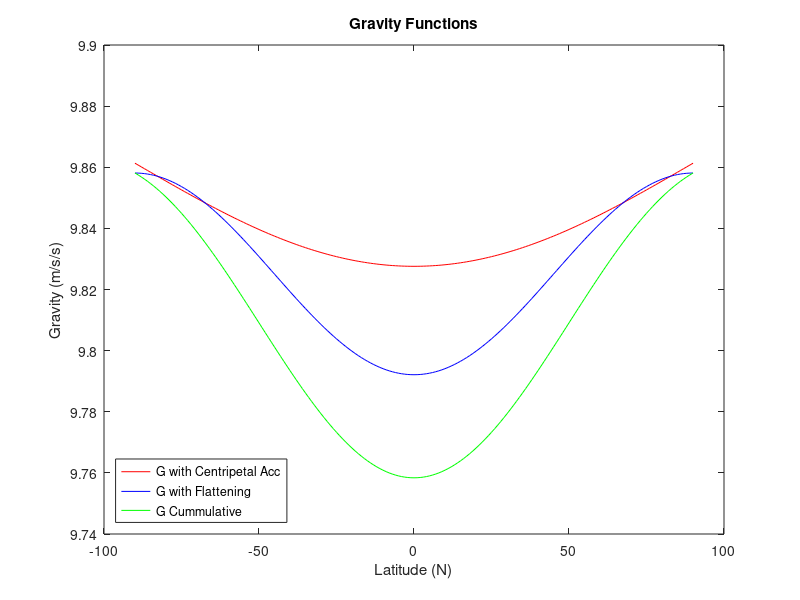

This chart was generated by the following MATLAB code:
%% Calculating difference between lunar noon and lunar midnight

re = 6.378*10^6; % radius of earth (m)
rm = 3.8*10^8; % distance from center of earth to center of moon
mm = 7.3*10^22; % mass of the moon in kg
G = 6.67*10^-11; % Gravitational constant
% Force of gravity as a function of mass and distance
%      F = G(m1m2)/r^2
%      F = ma // so equilibrate forces and mass of the point is cancelled

% lunar noon, directly above so distance from center earth to moon - radius
% of earth
an = (G*(mm))/((rm - re)^2);

% lunar midnight, other side of earth. so distance to moon + radius of
% earth
am = (G*(mm))/((rm+re)^2);

% lunar noon is a decrease so negative change in gravity
delta_a = (am + an)*10^5  % need to put in mGals


%% Calculating difference in gravity between 600 Ma and present due to CA

g_pole = 9.861319102;

% g_phi = gpole - (angfreq^2)re

delta_p_perma = 18/4000 ; % change in period per ma
period = (24 - (delta_p_perma)*600)*60*60 % period 600Ma in secs
present_period = (24*60*60); % period today in seconds
w = (2*pi)/period; % angular freq 600Ma
wnow = (2*pi)/(present_period); % angular freq now

g_600 = g_pole - (w^2)*re*cosd(0)
g_now = g_pole - (wnow^2)*re*cosd(0)

delta_v = (g_now - g_600)*10^5 % change in mGals



%% Plotting Gravity functions

w = (2*pi)/(24*3600);
lat = [-90:1:90];
f = 1/298.257223563;
G = 6.67*10^-11;
Me = 5.972*10^24;
g_f = [];

r_lat = re*(1-f*(sind(abs(lat)).^2));
g_f = (G*Me)./(r_lat.^2);

g_lat = g_pole - (w^2)*re*cosd(abs(lat));
g_cum = g_f - (w^2)*re*cosd(abs(lat));

figure(1);
plot(lat, g_lat, 'color', 'r'); hold on;
plot(lat, g_f, 'color', 'b'); 
plot(lat, g_cum, 'color', 'g');
xlabel('Latitude (N)');
ylabel('Gravity (m/s/s)');
legend('G with Centripetal Acc', 'G with Flattening', 'G Cummulative', 'Location','SouthWest')
title('Gravity Functions')